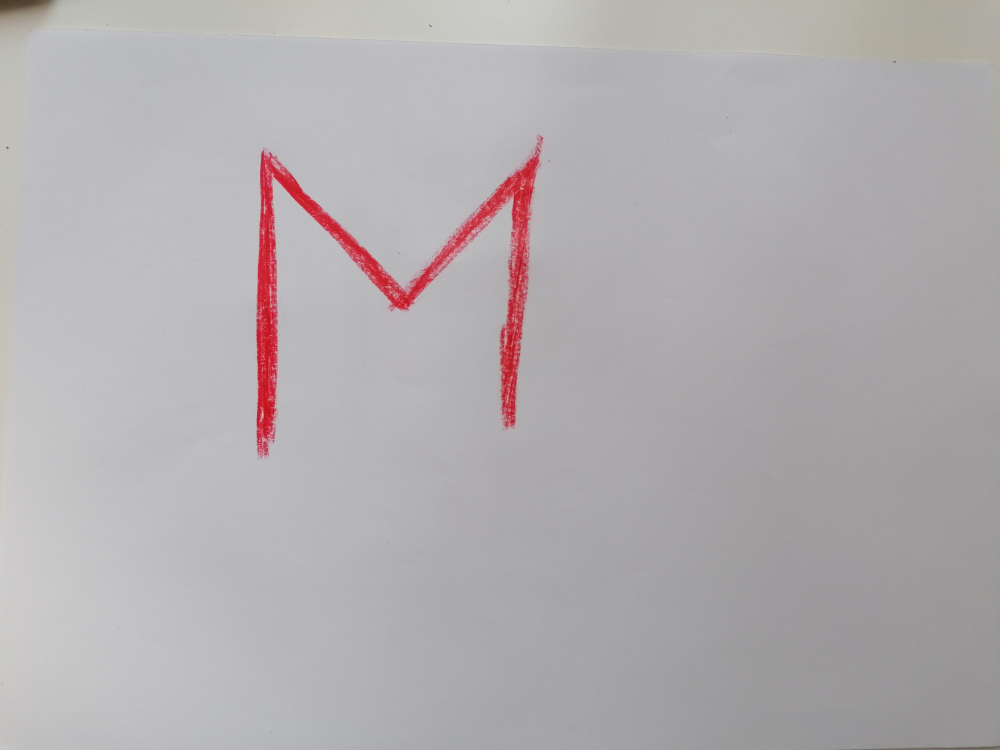
#> input picture Foto_prova_contorni.jpg, 4000 x 3000 px, given in place of the camera (shown at 1/4 size)
$ python StrokeTracking.py
#> lines starting #> are read from the running program, lines starting #| are printed output that depends on the picture; after the words box and inside, x2 and y2 are one past the last pixel; in counts of white or black regions, pixels touching at a corner belong together
import cv2
import numpy
import sys
import statistics
import imutils

# IDEAS
# NOTE: canny and threshold+drawcontours are similar, but maybe
#   we can use the second one to record the most recent contours, so
#   that we know where is the last stroke (= where is the hand)
# NOTE:
#   I know where the laser is
#   I consider a circle around that point
#   in that circle I want the pen(low brightness) and the hand(pink/many shadows)


# TODO:
#   know if the hand/pen are in the circle around the laser


# [74 lines left out: functions laser_tracking, hand_detection, not called in this run]


cam = cv2.VideoCapture(0)

while True:
    check, frame = cam.read()
#> frame is the input picture: shape (3000, 4000, 3); mean B, G, R 176.5, 173.7, 178.1

    # CANNY METHOD
    # frame manipulation to get a more visible frame
    gray = cv2.cvtColor(frame, cv2.COLOR_BGR2GRAY)
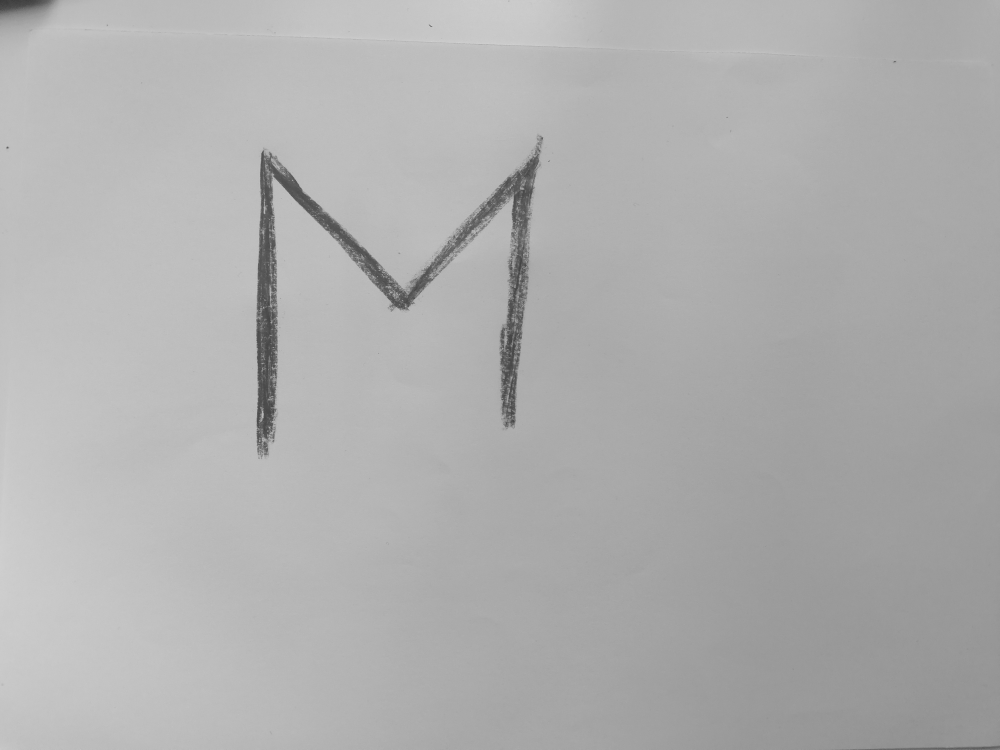
#> gray: shape (3000, 4000) (shown at 1/4 size); min 39, max 224, mean 175.3
    # NOTE: we have to try lots of values to see the best ones
    blur = cv2.GaussianBlur(gray, (7, 7), cv2.BORDER_DEFAULT)
    eroded = cv2.erode(blur, (7, 7), iterations = 3)
    canny = cv2.Canny(blur, 125, 175)  # 125, 175
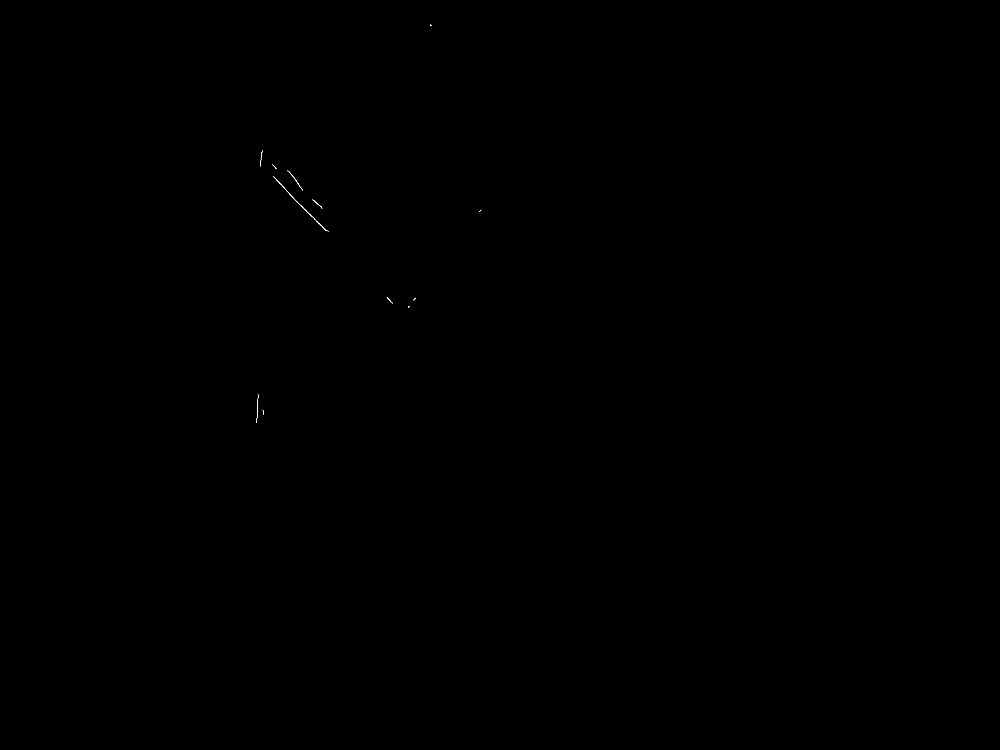
#> canny: shape (3000, 4000) (shown at 1/4 size); 0.01% white in thin lines or dots, all inside (x1, y1, x2, y2) = (1025, 98, 1925, 1692)

    cv2.imshow('Canny', canny)

    '''
    # CONTOURS METHOD
    # return all contours found
    contours, hierarchies = cv2.findContours(canny, cv2.RETR_LIST, cv2.CHAIN_APPROX_NONE)
    # print(len(contours))

    ret, thresh = cv2.threshold(gray, 125, 255, cv2.THRESH_BINARY)
    blank = numpy.zeros(frame.shape, dtype = 'uint8')
    cv2.drawContours(blank, contours, -1, (255, 255, 255), 1)
    cv2.imshow('Contours', blank)
    '''
    '''
    # LASER TRACKING
    center_laser = laser_tracking(frame)
    # the circle's center is at the mean value
    cv2.circle(
        frame,
        center_laser,
        100, (0, 255, 0), 4
    )
    #cv2.imshow('Normal', frame)
    '''

    '''
    # NOTE: we can use matplotlib to see which values are the best
    # FIND BLACK
    hsv = cv2.cvtColor(frame, cv2.COLOR_BGR2HSV)
    h, s, v = cv2.split(frame)
    min_val = 255
    for n_col, col in enumerate(v):
        for n_row, row in enumerate(col):
            if min_val > row:
                min_val = row
                min_col = n_col
                min_row = n_row
    print(min_val)
    print(min_col, min_row)
    cv2.imshow('HSV', v)
    '''
    '''
    # HAND DETECTION
    hsv = cv2.cvtColor(frame, cv2.COLOR_BGR2HSV)
    lower = numpy.array([0, 80, 100], dtype="uint8")#0, 48, 80
    upper = numpy.array([20, 200, 200], dtype="uint8")#20, 255, 255
    skin_mask = cv2.inRange(hsv, lower, upper)
    '''
    '''
    low_paper = numpy.array([100, 100, 100], dtype="uint8")  # 0, 48, 80
    up_paper = numpy.array([225, 225, 225], dtype="uint8")  # 20, 255, 255
    paper_mask = cv2.inRange(frame, low_paper, up_paper)

    cv2.imshow('Paper', paper_mask)
    '''

    '''
    # NOTE: catch error when you have white light
    M = cv2.moments(skin_mask)
    cX = int(M["m10"] / M["m00"])
    cY = int(M["m01"] / M["m00"])
    cv2.circle(frame, (cX, cY), 5, (255, 255, 255), -1)
    cv2.putText(frame, "centroid", (cX - 25, cY - 25),
                cv2.FONT_HERSHEY_SIMPLEX, 0.5, (255, 255, 255), 2)
    '''

    '''
    blank = numpy.zeros((len(frame), len(frame[0])), dtype='uint8')
    circle = cv2.circle(
        blank,
        center_laser,
        100, (255, 255, 255), -1
    )
    bitwise_and = cv2.bitwise_and(skin_mask, circle)
    '''
    '''
    # [4 lines of commented-out code are left out]

    hsv = cv2.cvtColor(frame, cv2.COLOR_BGR2HSV)
    lower = numpy.array([0, 0, 230], dtype="uint8")  # 0, 48, 80
    upper = numpy.array([20, 100, 255], dtype="uint8")  # 20, 255, 255
    skin_mask = cv2.inRange(hsv, lower, upper)
    cv2.imshow("Laser",skin_mask)
    '''

    # PAPER DETECTION
    blank = numpy.zeros((len(frame), len(frame[0])), dtype='uint8')
#> blank: shape (3000, 4000); every value is 0

    lower = numpy.array([95, 95, 100], dtype="uint8")  # 0, 48, 80
    upper = numpy.array([255, 255, 255], dtype="uint8")  # 20, 255, 255
    color_mask = cv2.inRange(frame, lower, upper)
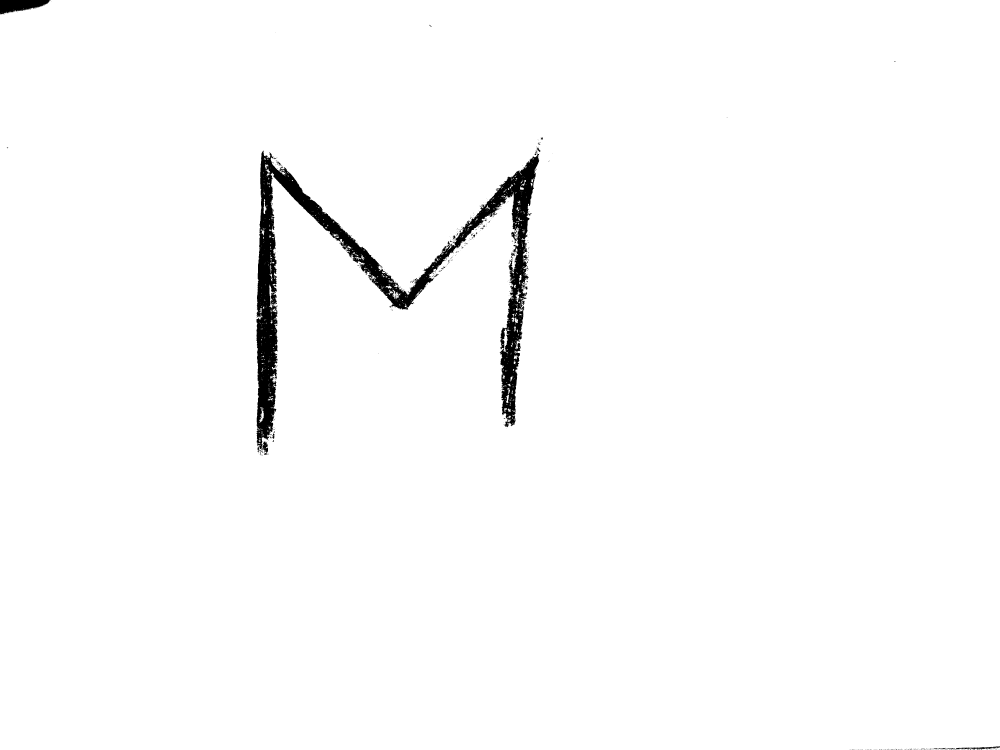
#> color_mask: shape (3000, 4000) (shown at 1/4 size); 98.4% white; 592 black regions (552 under 20 px), largest, box (x1, y1, x2, y2) and area: (1025, 603, 2157, 1811) 185346, (0, 0, 203, 58) 7458, (3823, 2984, 4000, 3000) 894

    hsv = cv2.cvtColor(frame, cv2.COLOR_BGR2HSV)
#> hsv: shape (3000, 4000, 3); mean H, S, V 123.3, 9.9, 180.1
    lower = numpy.array([0, 0, 120], dtype="uint8")  # 105
    upper = numpy.array([179, 110, 255], dtype="uint8")  # 20, 255, 255
    hsv_mask = cv2.inRange(hsv, lower, upper)
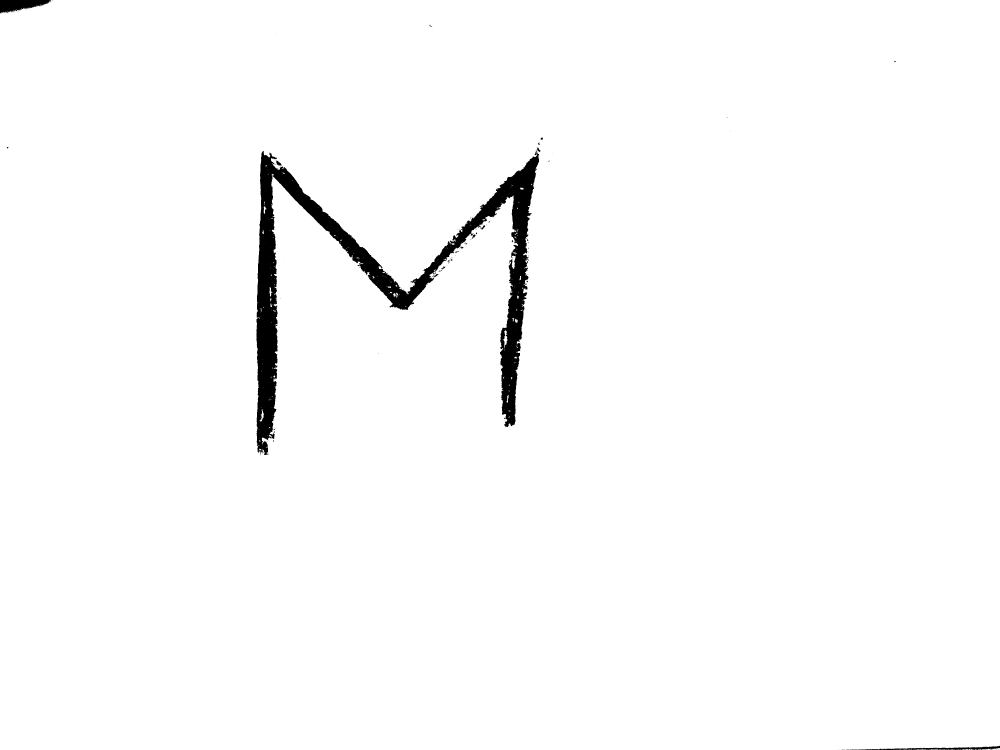
#> hsv_mask: shape (3000, 4000) (shown at 1/4 size); 98.1% white; 168 black regions (142 under 20 px), largest, box (x1, y1, x2, y2) and area: (1026, 604, 2157, 1820) 210235, (0, 0, 204, 54) 6810, (3425, 2983, 4000, 3000) 3546

    bitwise_and = cv2.bitwise_and(hsv_mask, color_mask)
#> bitwise_and: shape (3000, 4000); 98.1% white; 259 black regions (230 under 20 px)

    ret, thresh = cv2.threshold(bitwise_and, 40, 255, 0)


    contours, hierarchy = cv2.findContours(thresh, cv2.RETR_EXTERNAL, cv2.CHAIN_APPROX_NONE)
#> contours = 105 contours, 100 with area under 20; largest, box (x1, y1, x2, y2) and area: (0, 0, 4000, 3000) 11980979, (3965, 2992, 4000, 3000) 150, (3927, 2993, 3964, 3000) 78, (3847, 2995, 3882, 3000) 48, (3682, 2996, 3706, 3000) 22

    if len(contours) != 0:
        c = max(contours, key=cv2.contourArea)
#> c = contour of 14080 points, box (x1, y1, x2, y2) (0, 0, 4000, 3000), area 11980979
        # draw in blue the contours that were founded
        cv2.drawContours(blank, c, -1, 255, 50)
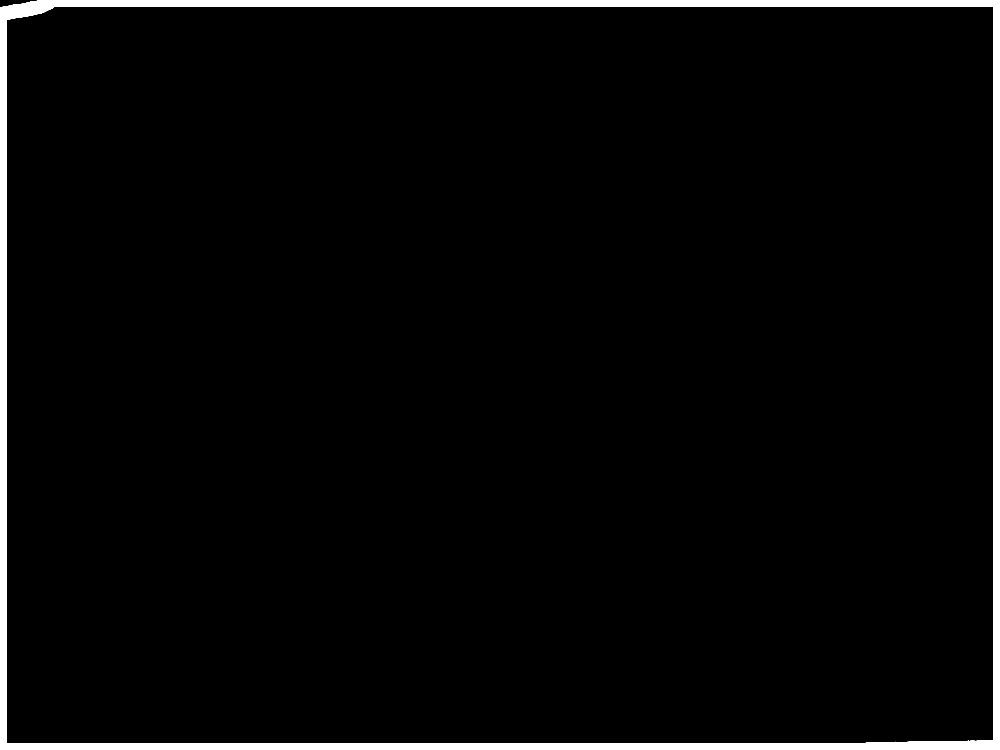
#> blank: shape (3000, 4000) (shown at 1/4 size); 3.1% white; 1 white region, box (x1, y1, x2, y2) and area: (0, 0, 4000, 3000) 369556
        # fill the area inside the contours founded
        cv2.fillPoly(blank, pts=[c], color=(255, 255, 255))
#> blank: shape (3000, 4000); 100% white; 1 black region, box (x1, y1, x2, y2) and area: (0, 0, 155, 31) 2474
        # find the biggest countour (c) by the area
        #c = max(contours, key=cv2.contourArea)
        #x, y, w, h = cv2.boundingRect(c)

        # draw the biggest contour (c) in green
        #cv2.rectangle(blank, (x, y), (x+w, y+h), (0, 255, 0), 2)

    # show the images
    cv2.imshow("Result", blank)


    '''
    cnts, hierarchies = cv2.findContours(bitwise_and, cv2.RETR_EXTERNAL, cv2.CHAIN_APPROX_TC89_KCOS)
    cv2.drawContours(blank, cnts, -1, (255, 255, 255), 1)
    cv2.imshow('HSV', hsv_mask)
    cv2.imshow('Paper', paper_mask)
    cv2.imshow('Paper Contours', blank)
    '''
    '''
    cnts = imutils.grab_contours(cnts)
    if len(cnts) > 0:
        # find the largest contour in the mask, then use
        # it to compute the minimum enclosing circle and
        # centroid
        c = max(cnts, key=cv2.contourArea)

        rect = cv2.minAreaRect(c)
        box = cv2.boxPoints(rect)
        box = numpy.int0(box)
        #Fist point of the box is le lowest, than we determine the seocond lowest and one on the top
        lower_point_1 = box[3]
        if box[0][1] > box[2][1]:
            lower_point_2 = box[0]
        else:
            lower_point_2 = box[2]
        ciao = cv2.line(frame, (lower_point_1[0], lower_point_1[1]),
                 (lower_point_2[0], lower_point_2[1]), (0, 255, 0), 2)
        cv2.imshow('box', ciao)
        '''

    key = cv2.waitKey(1)
#> (key Esc is pressed here)
    if key == 27:
        break

cam.release()
cv2.destroyAllWindows()
